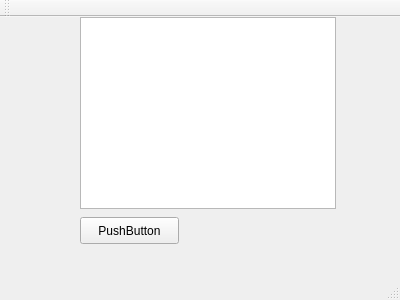
<?xml version="1.0" encoding="UTF-8"?>
<ui version="4.0">
 <class>MainWindow</class>
 <widget class="QMainWindow" name="MainWindow">
  <property name="geometry">
   <rect>
    <x>0</x>
    <y>0</y>
    <width>400</width>
    <height>300</height>
   </rect>
  </property>
  <property name="windowTitle">
   <string>MainWindow</string>
  </property>
  <widget class="QWidget" name="centralWidget">
   <widget class="QPushButton" name="pushButton">
    <property name="geometry">
     <rect>
      <x>80</x>
      <y>200</y>
      <width>99</width>
      <height>27</height>
     </rect>
    </property>
    <property name="text">
     <string>PushButton</string>
    </property>
   </widget>
   <widget class="QListWidget" name="listWidget">
    <property name="geometry">
     <rect>
      <x>80</x>
      <y>0</y>
      <width>256</width>
      <height>192</height>
     </rect>
    </property>
   </widget>
  </widget>
  <widget class="QMenuBar" name="menuBar">
   <property name="geometry">
    <rect>
     <x>0</x>
     <y>0</y>
     <width>400</width>
     <height>25</height>
    </rect>
   </property>
  </widget>
  <widget class="QToolBar" name="mainToolBar">
   <attribute name="toolBarArea">
    <enum>TopToolBarArea</enum>
   </attribute>
   <attribute name="toolBarBreak">
    <bool>false</bool>
   </attribute>
  </widget>
  <widget class="QStatusBar" name="statusBar"/>
 </widget>
 <layoutdefault spacing="6" margin="11"/>
 <resources/>
 <connections/>
</ui>
